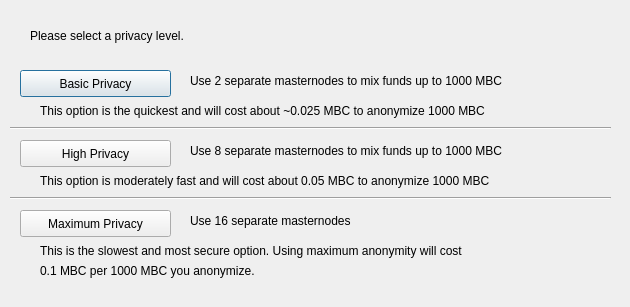
<?xml version="1.0" encoding="UTF-8"?>
<ui version="4.0">
 <class>DarksendConfig</class>
 <widget class="QDialog" name="DarksendConfig">
  <property name="geometry">
   <rect>
    <x>0</x>
    <y>0</y>
    <width>630</width>
    <height>307</height>
   </rect>
  </property>
  <property name="windowTitle">
   <string>Configure PrivateSend</string>
  </property>
  <widget class="QPushButton" name="buttonBasic">
   <property name="geometry">
    <rect>
     <x>20</x>
     <y>70</y>
     <width>151</width>
     <height>27</height>
    </rect>
   </property>
   <property name="text">
    <string>Basic Privacy</string>
   </property>
  </widget>
  <widget class="QPushButton" name="buttonHigh">
   <property name="geometry">
    <rect>
     <x>20</x>
     <y>140</y>
     <width>151</width>
     <height>27</height>
    </rect>
   </property>
   <property name="text">
    <string>High Privacy</string>
   </property>
  </widget>
  <widget class="QPushButton" name="buttonMax">
   <property name="geometry">
    <rect>
     <x>20</x>
     <y>210</y>
     <width>151</width>
     <height>27</height>
    </rect>
   </property>
   <property name="text">
    <string>Maximum Privacy</string>
   </property>
  </widget>
  <widget class="QLabel" name="label">
   <property name="geometry">
    <rect>
     <x>30</x>
     <y>20</y>
     <width>571</width>
     <height>31</height>
    </rect>
   </property>
   <property name="text">
    <string>Please select a privacy level.</string>
   </property>
  </widget>
  <widget class="QLabel" name="label_2">
   <property name="geometry">
    <rect>
     <x>190</x>
     <y>70</y>
     <width>421</width>
     <height>21</height>
    </rect>
   </property>
   <property name="text">
    <string>Use 2 separate masternodes to mix funds up to 1000 MBC</string>
   </property>
  </widget>
  <widget class="QLabel" name="label_3">
   <property name="geometry">
    <rect>
     <x>190</x>
     <y>140</y>
     <width>411</width>
     <height>21</height>
    </rect>
   </property>
   <property name="text">
    <string>Use 8 separate masternodes to mix funds up to 1000 MBC</string>
   </property>
  </widget>
  <widget class="QLabel" name="label_4">
   <property name="geometry">
    <rect>
     <x>190</x>
     <y>210</y>
     <width>421</width>
     <height>21</height>
    </rect>
   </property>
   <property name="text">
    <string>Use 16 separate masternodes</string>
   </property>
  </widget>
  <widget class="QLabel" name="label_6">
   <property name="geometry">
    <rect>
     <x>40</x>
     <y>100</y>
     <width>561</width>
     <height>21</height>
    </rect>
   </property>
   <property name="text">
    <string>This option is the quickest and will cost about ~0.025 MBC to anonymize 1000 MBC</string>
   </property>
  </widget>
  <widget class="QLabel" name="label_7">
   <property name="geometry">
    <rect>
     <x>40</x>
     <y>170</y>
     <width>561</width>
     <height>21</height>
    </rect>
   </property>
   <property name="text">
    <string>This option is moderately fast and will cost about 0.05 MBC to anonymize 1000 MBC</string>
   </property>
  </widget>
  <widget class="QLabel" name="label_8">
   <property name="geometry">
    <rect>
     <x>40</x>
     <y>240</y>
     <width>561</width>
     <height>21</height>
    </rect>
   </property>
   <property name="text">
    <string>This is the slowest and most secure option. Using maximum anonymity will cost</string>
   </property>
  </widget>
  <widget class="QLabel" name="label_9">
   <property name="geometry">
    <rect>
     <x>40</x>
     <y>260</y>
     <width>561</width>
     <height>21</height>
    </rect>
   </property>
   <property name="text">
    <string>0.1 MBC per 1000 MBC you anonymize.</string>
   </property>
  </widget>
  <widget class="Line" name="line">
   <property name="geometry">
    <rect>
     <x>10</x>
     <y>120</y>
     <width>601</width>
     <height>16</height>
    </rect>
   </property>
   <property name="orientation">
    <enum>Qt::Horizontal</enum>
   </property>
  </widget>
  <widget class="Line" name="line_2">
   <property name="geometry">
    <rect>
     <x>10</x>
     <y>190</y>
     <width>601</width>
     <height>16</height>
    </rect>
   </property>
   <property name="orientation">
    <enum>Qt::Horizontal</enum>
   </property>
  </widget>
 </widget>
 <resources/>
 <connections/>
</ui>
